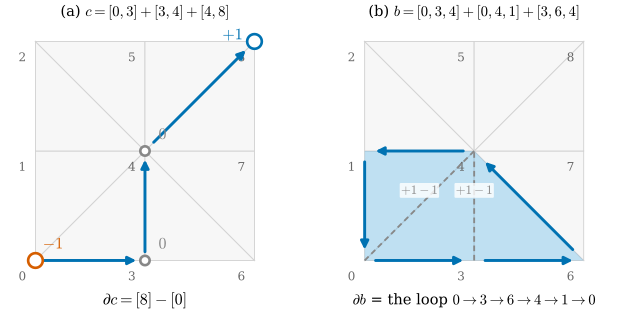

Recreate this plot in Python.
"""Figure 36.2.1: chains and their boundaries on the grid of Example 36.1.2 (Section 36.2).

(a) the 1-chain c = [0,3] + [3,4] + [4,8] (a path from vertex 0 to vertex 8) and its boundary dc = [8] - [0]:
    the inner vertices 3 and 4 receive +1 from one edge and -1 from the next.
(b) the 2-chain b = [0,3,4] + [0,4,1] + [3,6,4] (three counterclockwise faces) and its boundary: the loop
    0 -> 3 -> 6 -> 4 -> 1 -> 0; the shared edges [0,4] and [3,4] appear twice with opposite signs and cancel.
Self-check: the boundaries are computed with lib/ch36.boundary_of_chain and with the matrices
dgdec.boundary1/boundary2, and the boundary of each boundary is zero.

Run from the project root:
``PYTHONPATH=tools python3 chapters/36-discrete-exterior-calculus/figures/fig-36-2-1-chains.py``
"""

import sys
from pathlib import Path

sys.path.insert(0, str(Path(__file__).resolve().parents[1] / "lib"))

import ch36  # noqa: E402
import dgdec as dd  # noqa: E402

import dgfig  # noqa: E402

dgfig.setup()

import matplotlib.pyplot as plt  # noqa: E402
import numpy as np  # noqa: E402
from matplotlib.patches import Polygon  # noqa: E402

V, F = ch36.grid(2)
E, index = dd.edge_list(F)
B1, B2 = dd.boundary1(F, len(V)), dd.boundary2(F)
c = {(0, 3): 1, (3, 4): 1, (4, 8): 1}
dc = ch36.boundary_of_chain(c)
assert dc == {(8,): 1, (0,): -1}
cvec = np.zeros(len(E))
for (i, j), v in c.items():
    cvec[index[(i, j)]] = v
assert np.array_equal(B1 @ cvec, np.eye(len(V))[8] - np.eye(len(V))[0])
faces = [(0, 3, 4), (0, 4, 1), (3, 6, 4)]
rows = [F.tolist().index(list(t)) for t in faces]
b = {tuple(sorted(t)): dd.permutation_sign(t) for t in faces}
db = ch36.boundary_of_chain(b)
assert ch36.boundary_of_chain(db) == {}
bvec = np.zeros(len(F))
bvec[rows] = 1
dbv = B2 @ bvec
loop = [(0, 3), (3, 6), (6, 4), (4, 1), (1, 0)]
expect = np.zeros(len(E))
for i, j in loop:
    expect[index[(min(i, j), max(i, j))]] += 1 if i < j else -1
assert np.array_equal(dbv, expect) and not np.any(B1 @ dbv)
assert all(db.get(tuple(sorted(e)), 0) == (1 if e[0] < e[1] else -1) for e in loop) and len(db) == 5

C = dgfig.COLORS
BLUE, RED, GRAY = C["tangent"], C["normal"], "#888888"
fig, (axa, axb) = plt.subplots(1, 2, figsize=(6.8, 3.5))
for ax in (axa, axb):
    ch36.draw_mesh2d(ax, V, F, face="#F7F7F7", edge="#D2D2D2", lw=0.7)
    for i, p in enumerate(V):
        ax.text(*(p + np.array([-0.06, -0.075])), str(i), fontsize=9, color="#666666", ha="center", va="center")

for (i, j) in c:
    ch36.edge_arrow(axa, V[i], V[j], BLUE, lw=2.2, head=12, frac=(0.08, 0.92))
for v, val, col in ((0, r"$-1$", RED), (8, r"$+1$", BLUE), (3, r"$0$", GRAY), (4, r"$0$", GRAY)):
    axa.plot(*V[v], "o", ms=11 if col != GRAY else 7, color="white", mec=col, mew=2.0, zorder=6)
    off = np.array([0.08, 0.075]) if v != 8 else np.array([-0.1, 0.03])
    axa.text(*(V[v] + off), val, fontsize=12, color=col, ha="center", va="center", zorder=7)
axa.text(0.5, -0.2, r"$\partial c = [8] - [0]$", fontsize=12, ha="center")
axa.set_title(r"(a) $c = [0,3] + [3,4] + [4,8]$", fontsize=11)

for r in rows:
    axb.add_patch(Polygon(V[F[r]], closed=True, facecolor=C["region"], alpha=0.35, edgecolor="none", zorder=1))
for i, j in loop:
    ch36.edge_arrow(axb, V[i], V[j], BLUE, lw=2.2, head=12, frac=(0.1, 0.9))
for i, j in ((0, 4), (3, 4)):
    axb.plot(*V[[i, j]].T, ls=(0, (3, 2)), color=GRAY, lw=1.4, zorder=3)
    m = 0.5 * (V[i] + V[j]) + np.array([0.0, 0.07])
    axb.text(*m, r"$+1-1$", fontsize=9.5, color=GRAY, ha="center", va="center", zorder=7,
             bbox=dict(boxstyle="round,pad=0.1", fc="white", ec="none", alpha=0.8))
axb.text(0.5, -0.2, r"$\partial b$ = the loop $0\to3\to6\to4\to1\to0$", fontsize=11, ha="center")
axb.set_title(r"(b) $b = [0,3,4] + [0,4,1] + [3,6,4]$", fontsize=11)
for ax in (axa, axb):
    ax.set_xlim(-0.14, 1.14)
    ax.set_ylim(-0.27, 1.08)
    ax.set_aspect("equal")
    ax.set_axis_off()
fig.subplots_adjust(left=0.01, right=0.99, top=0.9, bottom=0.02, wspace=0.06)
dgfig.save(fig, __file__)
